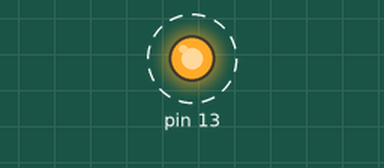
Bench run of a sketch on a simulated Arduino Uno, built with avr-gcc and run on an emulated ATmega328P. Shown: output pins drawn as LEDs (lit = HIGH). Dashed ring = blinking.

Above: at 0.5 s.
Timing chart, 0 to 4.6 s (numbered marks = the images above):
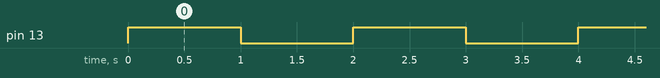

Measured:
- by itself, pin 13: alternates HIGH for 1.0 s and LOW for 1.0 s

The sketch:

Arduino_EasierMemoryAccess.ino
```cpp
void setup() {
  // Set pin 13 as an output by setting the 5th bit of DDRB
  // Pin 13 is mapped to bit 5 of the DDRB register on the ATmega328P
  DDRB |= (1 << 5);
}

void loop() {
  // Set pin 13 high (turn on LED) by setting the 5th bit of PORTB
  PORTB |= (1 << 5);
  delay(1000); // Wait for a second

  // Set pin 13 low (turn off LED) by clearing the 5th bit of PORTB
  PORTB &= ~(1 << 5);
  delay(1000); // Wait for a second
}
```
